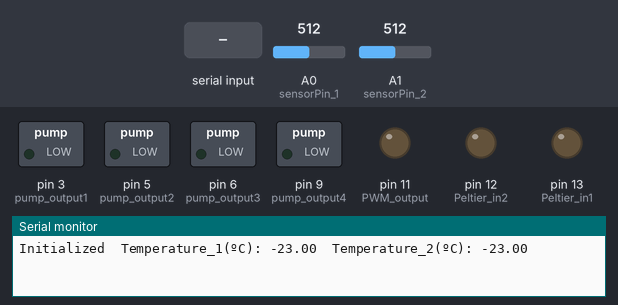
Recording of a sketch running on a simulated Arduino Uno, built with avr-gcc and run on an emulated ATmega328P. On the bench: switched loads named in the sketch (green lamp = pin HIGH), output pins drawn as LEDs (lit = HIGH), the last lines printed to the serial monitor. The inputs (shaded band) are chosen by the test bench; at power-on: A1 (sensorPin_2) = 512, A0 (sensorPin_1) = 512.

Above: at 1.2 s.
1.3 s: "h" received over Serial
At 3.5 s:
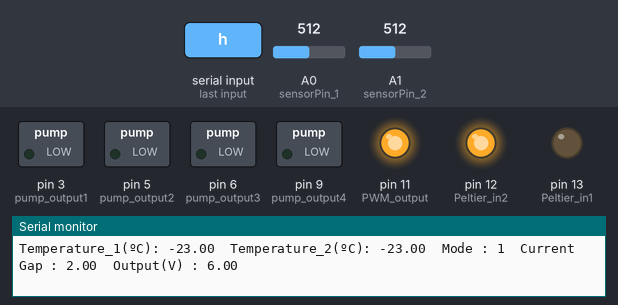
3.8 s: "1" received over Serial
At 4.9 s:
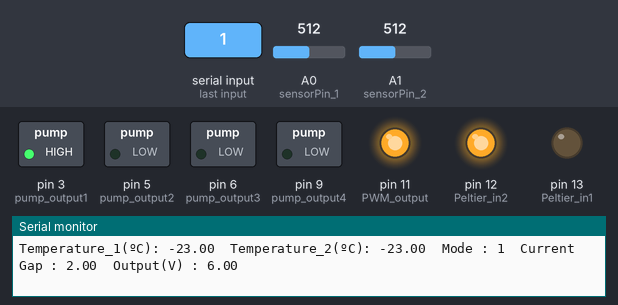
5.4 s: A1 (sensorPin_2) set to 716
At 6.6 s:
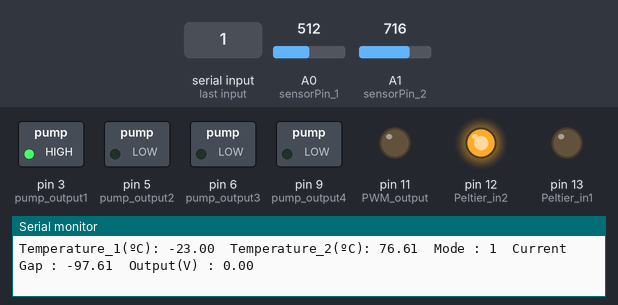
6.9 s: "2" received over Serial
At 8.1 s:
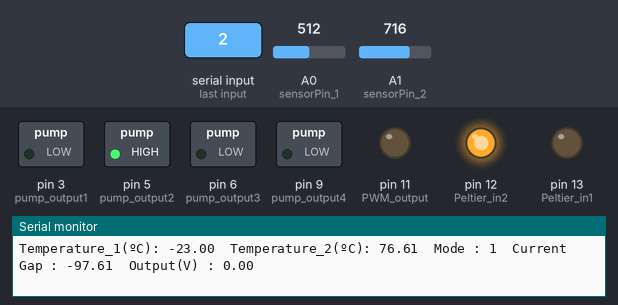
8.4 s: A0 (sensorPin_1) set to 716
At 9.4 s:
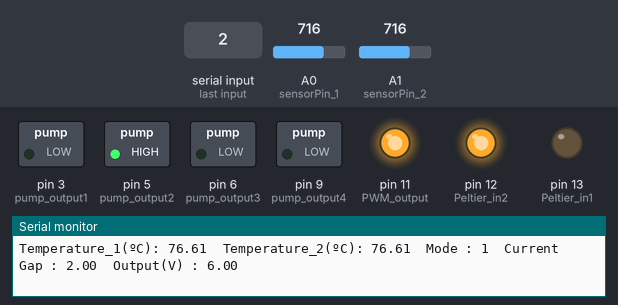
10.0 s: "3" received over Serial
At 11.0 s:
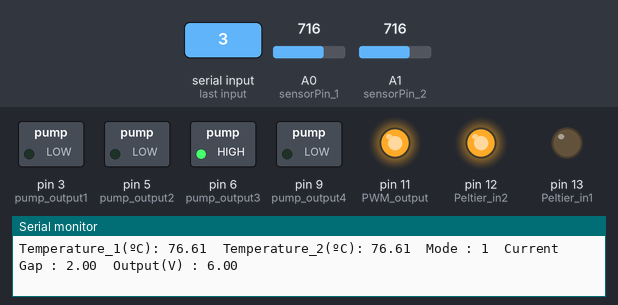
Timing chart, 0 to 12.6 s (numbered marks = the images above; inputs shaded):
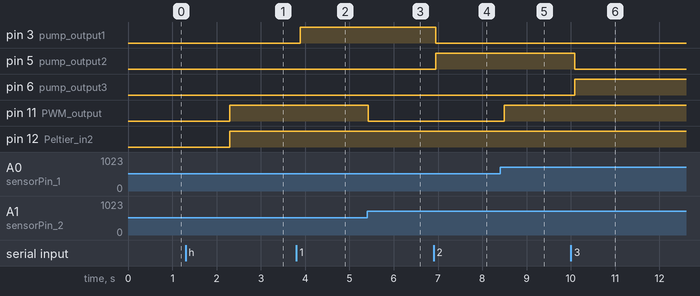

Measured:
- after the input at 1.3 s, pin 11 (PWM_output), pin 12 (Peltier_in2): LOW → HIGH after 1.0 s
- after the input at 3.8 s, pin 3 (pump_output1): LOW → HIGH after 0.09 s
- after the input at 5.4 s, pin 11 (PWM_output): HIGH → LOW at once
- after the input at 6.9 s, pin 3 (pump_output1): HIGH → LOW after 0.05 s; pin 5 (pump_output2): LOW → HIGH after 0.05 s
- after the input at 8.4 s, pin 11 (PWM_output): LOW → HIGH after 0.10 s
- after the input at 10.0 s, pin 5 (pump_output2): HIGH → LOW after 0.09 s; pin 6 (pump_output3): LOW → HIGH after 0.09 s

The sketch:

total_control_test.ino
```cpp
//ペルチェ素子の制御用の変数などの設定

//PID制御のライブラリ
#include <PID_v1.h>

//PID制御関連の変数、初期設定
double Setpoint_h, Input_h, Output_h; //PID制御の目標値、入力、出力
double Setpoint_c, Input_c, Output_c; //PID制御の目標値、入力、出力
double Input;

//Define the aggressive and conservative Tuning Parameters
double aggKp=150, aggKi=10, aggKd=1;
double consKp=50, consKi=0.1, consKd=0.8;

//Specify the links and initial tuning parameters
PID myPID_h(&Input_h, &Output_h, &Setpoint_h, consKp, consKi, consKd, DIRECT);
PID myPID_c(&Input_c, &Output_c, &Setpoint_c, consKp, consKi, consKd, DIRECT);


//IC温度センサ、ペルチェ制御関連の変数とか
const int sensorPin_1 = A0;
const int sensorPin_2 = A1;
float sensorValue_1;
float voltageOut_1;
float sensorValue_2;
float voltageOut_2;

float temperatureC_1;
float temperatureC_2;

//double PE; //初期誤差

int Peltier_in1 = 13;  //Arduino デジタル信号入力
int Peltier_in2 = 12;  //Arduino デジタル信号入力
int PWM_output = 11;  //PWM制御 (アナログ入力)


//以下、エアポンプの制御用の変数などの設定

//エアポンプのPWM制御(スイッチング用)のピン
const int pump_output1 = 3;
const int pump_output2 = 5;
const int pump_output3 = 6;
const int pump_output4 = 9;

//Pythonからの入力(目標値)読み込み
int inputchar;
int mode;


void setup() {
  //ペルチェ素子制御関連の初期設定
  //温度センサからの入力を初期化
  pinMode(sensorPin_1, INPUT);
  pinMode(sensorPin_2, INPUT);
  Serial.begin(9600);
  sensorValue_1 = analogRead(sensorPin_1);
  sensorValue_2 = analogRead(sensorPin_2);
  voltageOut_1 = (sensorValue_1 * 5000) / 1024;
  voltageOut_2 = (sensorValue_2 * 5000) / 1024;
  // calculate temperature for LM335
  temperatureC_1 = voltageOut_1 / 10 - 273;
  temperatureC_2 = voltageOut_2 / 10 - 273;
  //PE = (double)(temperatureC_2 - temperatureC_1); //1が室温、2が制御側

  Serial.print("Initialized  Temperature_1(ºC): ");
  Serial.print(temperatureC_1);
  Serial.print("  Temperature_2(ºC): ");
  Serial.println(temperatureC_2);

  //ペルチェ素子への出力の初期化
  pinMode(Peltier_in1, OUTPUT);
  pinMode(Peltier_in2, OUTPUT);


  //エアポンプ制御関連の初期設定
  pinMode(pump_output1, OUTPUT);
  pinMode(pump_output2, OUTPUT);
  pinMode(pump_output3, OUTPUT);
  pinMode(pump_output4, OUTPUT);
  digitalWrite(pump_output1, LOW);
  digitalWrite(pump_output2, LOW);
  digitalWrite(pump_output3, LOW);
  digitalWrite(pump_output4, LOW);

  //モードの初期化
  mode = 0;
}


void loop() {
  sensorValue_1 = analogRead(sensorPin_1);
  sensorValue_2 = analogRead(sensorPin_2);
  voltageOut_1 = (sensorValue_1 * 5000) / 1024;
  voltageOut_2 = (sensorValue_2 * 5000) / 1024;
  // calculate temperature for LM335
  temperatureC_1 = voltageOut_1 / 10 - 273;
  temperatureC_2 = voltageOut_2 / 10 - 273;

  inputchar = Serial.read(); //シリアル通信で送信された値を読み取る
  //入力があった時
  if(inputchar!=-1){
    switch(inputchar){

      //エアポンプの制御

      //エアポンプNo.1をONにする
      case '1':
        digitalWrite(pump_output1, HIGH);
        digitalWrite(pump_output2, LOW);
        digitalWrite(pump_output3, LOW);
        digitalWrite(pump_output4, LOW);
        Serial.println("Air Pump NO.1 : ON");
        break;
      //エアポンプNo.2をONにする
      case '2':
        digitalWrite(pump_output1, LOW);
        digitalWrite(pump_output2, HIGH);
        digitalWrite(pump_output3, LOW);
        digitalWrite(pump_output4, LOW);
        Serial.println("Air Pump NO.2 : ON");
        break;
      //エアポンプNo.3をONにする
      case '3':
        digitalWrite(pump_output1, LOW);
        digitalWrite(pump_output2, LOW);
        digitalWrite(pump_output3, HIGH);
        digitalWrite(pump_output4, LOW);
        Serial.println("Air Pump NO.3 : ON");
        break;
      //エアポンプNo.4をONにする
      case '4':
        digitalWrite(pump_output1, LOW);
        digitalWrite(pump_output2, LOW);
        digitalWrite(pump_output3, LOW);
        digitalWrite(pump_output4, HIGH);
        Serial.println("Air Pump NO.4 : ON");
        break;
      //全てのエアポンプをOFFにする
      case '0':
        digitalWrite(pump_output1, LOW);
        digitalWrite(pump_output2, LOW);
        digitalWrite(pump_output3, LOW);
        digitalWrite(pump_output4, LOW);
        Serial.println("All OFF");
        break;


      //ペルチェ素子のPID制御

      //室温と同じ時
      case 'r':
       Input = (double)(temperatureC_2 - temperatureC_1);
        if (Input >= 0) {
          Input_c = -1 * (double)(temperatureC_2 - temperatureC_1);
          Setpoint_c = 0;
          myPID_h.SetMode(MANUAL);
          digitalWrite(Peltier_in1, LOW);
          digitalWrite(Peltier_in2, LOW);
          analogWrite(PWM_output, 0);
          delay(1000);
          digitalWrite(Peltier_in1, HIGH); //負
          digitalWrite(Peltier_in2, LOW);
          mode = 2;
          //turn the PID on
          myPID_c.SetMode(AUTOMATIC);
          Serial.println("room temperature");
          break;
        }
        else {
          Input_h = (double)(temperatureC_2 - temperatureC_1);
          Setpoint_h = 0;
          myPID_c.SetMode(MANUAL);
          digitalWrite(Peltier_in1, LOW);
          digitalWrite(Peltier_in2, LOW);
          analogWrite(PWM_output, 0);
          delay(1000);
          digitalWrite(Peltier_in1, LOW);
          digitalWrite(Peltier_in2, HIGH);
          mode = 1;
          //turn the PID on
          myPID_h.SetMode(AUTOMATIC);
          Serial.println("room temperature");
          break;
        }
      //室温+2度の時
      case 'h':
        Input_h = (double)(temperatureC_2 - temperatureC_1);
        Setpoint_h = 2;
        myPID_c.SetMode(MANUAL);
        digitalWrite(Peltier_in1, LOW);
        digitalWrite(Peltier_in2, LOW);
        analogWrite(PWM_output, 0);
        delay(1000);
        digitalWrite(Peltier_in1, LOW);
        digitalWrite(Peltier_in2, HIGH);
        mode = 1;
        //turn the PID on
        myPID_h.SetMode(AUTOMATIC);
        Serial.println("+2℃ from room temperature");
        break;
      //室温-2度の時
      case 'c':
        Input_c = -1 * (double)(temperatureC_2 - temperatureC_1);
        Setpoint_c = -1 * -2;
        myPID_h.SetMode(MANUAL);
        digitalWrite(Peltier_in1, LOW);
        digitalWrite(Peltier_in2, LOW);
        analogWrite(PWM_output, 0);
        delay(1000);
        digitalWrite(Peltier_in1, HIGH); //負
        digitalWrite(Peltier_in2, LOW);
        mode = 2;
        //turn the PID on
        myPID_c.SetMode(AUTOMATIC);
        Serial.println("-2℃ from room temperature");
        break;
    }
  }
  else{
    if (mode == 1) {
      Input_h = (double)(temperatureC_2 - temperatureC_1);
      double gap = abs(Setpoint_h - Input_h); //distance away from setpoint
      digitalWrite(Peltier_in1, LOW);
      digitalWrite(Peltier_in2, HIGH);
      if (gap < 0.3) {
        //we're close to setpoint, use conservative tuning parameters
        myPID_h.SetTunings(consKp, consKi, consKd);
      }
      else
      {
         //we're far from setpoint, use aggressive tuning parameters
         myPID_h.SetTunings(aggKp, aggKi, aggKd);
      }

      myPID_h.Compute();
      analogWrite(PWM_output, Output_h);

      Serial.print("Temperature_1(ºC): ");
      Serial.print(temperatureC_1);
      Serial.print("  Temperature_2(ºC): ");
      Serial.print(temperatureC_2);
      Serial.print("  Mode : ");
      Serial.print(mode);
      Serial.print("  Current Gap : ");
      Serial.print(Setpoint_h - Input_h);
      Serial.print("  Output(V) : ");
      Serial.println(6 * Output_h / 255);
    }

    else if (mode == 2) {
      Input_c = -1 * (double)(temperatureC_2 - temperatureC_1);
      double gap = abs(Setpoint_c - Input_c); //distance away from setpoint
      digitalWrite(Peltier_in1, HIGH); //負
      digitalWrite(Peltier_in2, LOW);
      if (gap < 0.3) {
        //we're close to setpoint, use conservative tuning parameters
        myPID_c.SetTunings(consKp, consKi, consKd);
      }
      else
      {
         //we're far from setpoint, use aggressive tuning parameters
         myPID_c.SetTunings(aggKp, aggKi, aggKd);
      }

      myPID_c.Compute();
      analogWrite(PWM_output, Output_c);

      Serial.print("Temperature_1(ºC): ");
      Serial.print(temperatureC_1);
      Serial.print("  Temperature_2(ºC): ");
      Serial.print(temperatureC_2);
      Serial.print("  Mode : ");
      Serial.print(mode);
      Serial.print("  Current Gap : ");
      Serial.print(Setpoint_c - Input_c);
      Serial.print("  Output(V) : ");
      Serial.println(6 * Output_c / 255);
    }
  }
}
```
